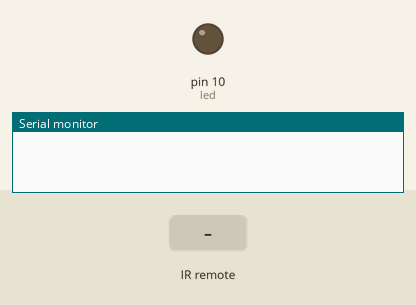
Bench run of a sketch on a simulated Arduino Uno, built with avr-gcc and run on an emulated ATmega328P. Parts: output pins drawn as LEDs (lit = HIGH), the last lines printed to the serial monitor. Inputs (shaded band) come from the test bench.

Above: at 1.2 s.
1.3 s: infrared code 0xFF9867 received
At 2.5 s:
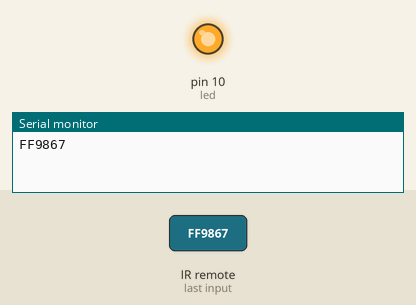
2.8 s: infrared code 0xFFA25D received
At 3.9 s:
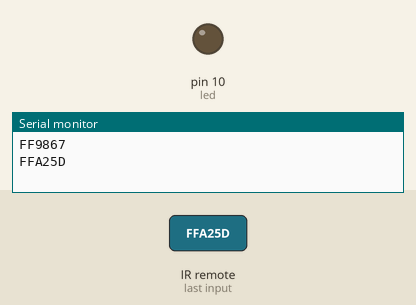
Timing chart, 0 to 5.8 s (numbered marks = the images above; inputs shaded):
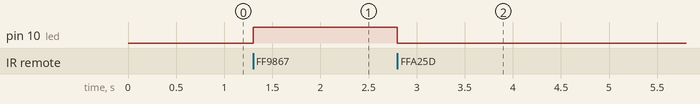

The sketch:

REMOTO.ino
```cpp
#include <IRremote.h>
#include <Servo.h>


int receptor = 9;
int led = 10;
IRrecv irrecv(receptor);
decode_results codigo; //OBJETO CODIGO DE CLASE decode_result, oriundo de IRremote.h

void setup()
{
  Serial.begin(9600);
  irrecv.enableIRIn(); // INICIA LA RECEPCIÓN

  pinMode(led, OUTPUT);
}

void loop()
{
 if (irrecv.decode(&codigo))
 {
Serial.println(codigo.value, HEX);

      if (codigo.value==0xFF9867)//CÓDIGO DEL NÚMERO CERO PARA ACTIVAR LED
      {
         digitalWrite(led,HIGH);
      }

      if (codigo.value==0xFFA25D)//CÓDIGO DEL NÚMERO UNO PARA DESACTIVAR LED
      {
         digitalWrite(led,LOW);
      }


delay(500);
irrecv.resume();

 }
}
```

Measured:
- after the input at 1.3 s, pin 10 (led): LOW → HIGH at once
- after the input at 2.8 s, pin 10 (led): HIGH → LOW at once
